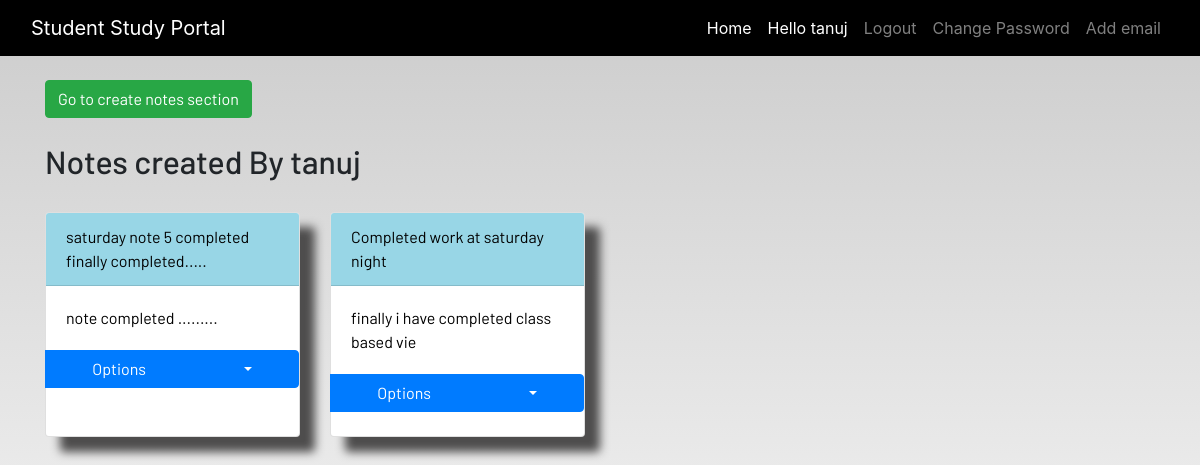
The page /display_notes (signed in) on the database its author committed.
### dashboard/models.py (models this page shows, shortened)
class Note(models.Model):
    user = models.ForeignKey(User, on_delete=models.CASCADE)
    title = models.CharField(max_length=150)
    description = models.TextField()

### dashboard/views.py (the view)
# urls.py: path("display_notes", views.NoteDisplayView.as_view(), name="display_notes"),
class NoteDisplayView(ListView):
    model = Note
    paginate_by = 12
    template_name = "dashboard/notes_display.html"
    def get_context_data(self, **kwargs):
        context = super().get_context_data(**kwargs)
        note = Note.objects.filter(user=self.request.user)
        context = {"note": note}
        return context

### dashboard/templates/dashboard/notes_display.html (shortened to what this page needs)
{% extends 'dashboard/base.html' %}
{% load static %}
{% block content %}
<div class="container">
    <button href="" class="btn btn-success" type="submit">
        <a href="{% url 'notes' %}" style="color:white;" > Go to create notes section </a>
     </button><br><br>
     {% if note %}
        <h2>Notes created By {{user.username}} </h2>
        <br>
    <div class="row">
       {% for note in note %}
         <a href="{% url 'note_detail' note.id %}">
            <div class="col-md-3">
                <div class="card">
                    <div class="card-header">{{note.title}}</div>
                    <div class="card-body">{{note.description|slice:"0:40"}}</div>
                    <div class="btn-group open">
                        <a class="btn btn-primary" href="#"></i> Options</a>
                        <a class="btn btn-primary dropdown-toggle" data-toggle="dropdown" href="#">
                        </a>
                      </div>
                      <br>
                </div>
            </a>
        </div>
    {% endfor %}
    {% else %}
            <h1 align='center'> Notes Not Found For {{user.username}}  <h1>
    {% endif %}
{% endblock content %}

### dashboard/templates/dashboard/base.html (shortened to what this page needs)
<!DOCTYPE html>
{% load static %}
<html lang="en">
<head>
  <link rel="stylesheet" href="https://stackpath.bootstrapcdn.com/bootstrap/4.3.1/css/bootstrap.min.css"
 />
  <link rel="stylesheet" href="https://use.fontawesome.com/releases/v5.7.2/css/all.css"
 />
  <link rel="stylesheet" href="{% static 'css/main.css' %}" />
</head>
<body>
  <header>
    <nav class="navbar navbar-expand-lg navbar-dark bg-dark">
      <div class="container-fluid">
        <a class="navbar-brand" href="#">Student Study Portal</a>
        <div class="collapse navbar-collapse justify-content-end" id="navbarSupportedContent">
          <ul class="navbar-nav mb-2 mb-lg-0">
            {% if user.is_authenticated %}
            <li class="nav-item">
              <a class="nav-link active" aria-current="page" href="{% url 'home_authenticated'%}">Home</a>
            </li>
            <li class="nav-item">
              <a class="nav-link active" href="#">Hello {{user}}</a>
            </li>
            <li class="nav-item">
              <a class="nav-link" href="{% url 'account_logout' %}">Logout</a>
            </li>
            <li class="nav-item">
              <a class="nav-link" href="{% url 'account_change_password' %}">Change Password</a>
            </li>
            <li class="nav-item">
              <a class="nav-link" href="{% url 'account_email' %}">Add email</a>
            </li>
            {% endif %}
          </ul>
        </div>
      </div>
    </nav>
  </header>
  <br />
  <main>
    {% block content %}
    {% endblock content %}
  </main>
</body>
</html>

### dashboard/static/css/main.css (style rules this page uses)
html { scroll-behavior: smooth; height: 100%; width: 100%; }
main { font-family: Barlow, Quicksand, Rubik, sans-serif, serif, 'Times New Roman', Times, serif !important; }
.navbar { background-color: rgb(0, 0, 0) !important; }
.card { box-shadow: 15px 15px 10px rgb(78, 77, 77); }
a { text-decoration: none !important; color: black; }
.card-header { color: black !important; background: rgb(152, 214, 230) !important; transition: 0.3s ease-in; }
html, body { max-width: 100%; overflow-x: hidden; height: 100%; width: 100%; }
body { background: linear-gradient(rgba(0, 0, 0, 0.2), rgba(255, 255, 255, 0.5)); overflow-x: hidden; background-repeat: no-repeat; }
.card-header { background-color: rgb(133, 204, 231); }
.col-md-3 .card { width: 100%; height: 100%; }

### rows shown on the page
Note: title "saturday note 5 completed finally completed.....", description "note completed ........."
Note: title "Completed work at saturday night", description "finally i have completed class based vie"

### other values the page prints
{{ user }} "tanuj"
{{ user.username }} "tanuj"
